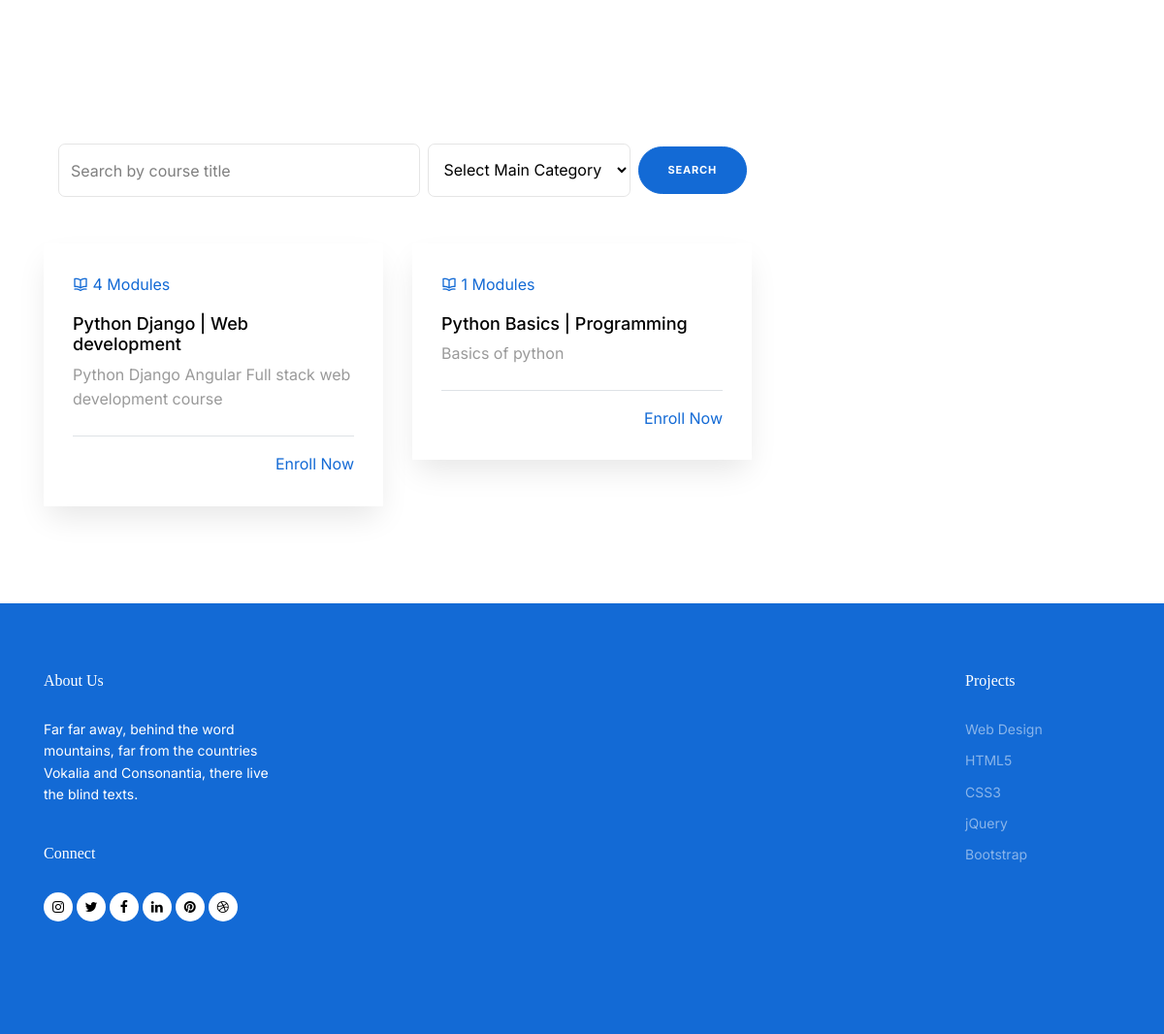
/home/, run on the app's committed database.
### core/models.py (models this page shows, shortened)
class Course(models.Model):
    DIFFICULTY_LEVEL_CHOICES = [
        ('Beginner', 'Beginner'),
        ('Intermediate', 'Intermediate'),
        ('Advanced', 'Advanced'),
    ]
    title = models.CharField(max_length=200)
    description = models.TextField()
    instructor = models.ForeignKey(CustomUser, limit_choices_to={'role': 'instructor'}, on_delete=models.SET_NULL, null=True, blank=True)
    category = models.ForeignKey('CourseCategory', on_delete=models.SET_NULL, null=True, blank=True,related_name='course')
    prerequisites = models.ManyToManyField('self', blank=True, symmetrical=False, related_name='required_by')
    difficulty_level = models.CharField(max_length=50, choices=DIFFICULTY_LEVEL_CHOICES)
    is_published = models.BooleanField(default=False)
    created_at = models.DateTimeField(auto_now_add=True)
    updated_at = models.DateTimeField(auto_now=True)

class CourseCategory(models.Model):
    name = models.CharField(max_length=100)
    parent_category = models.ForeignKey(MainCategory, null=True, blank=True, on_delete=models.SET_NULL, related_name='subcategories')
    def __str__(self):
        return self.name

### student/views.py (the view)
# urls.py: path('home/',StudentHomeView.as_view(), name='student_dashboard'),
class StudentHomeView(View):
    def get(self, request, *args, **kwargs):
        main_categories = MainCategory.objects.all()
        main_category_id = request.GET.get('main_category')
        course_title = request.GET.get('course_title', '')
        courses = Course.objects.filter(is_published=True)
        if main_category_id:
            sub_categories = CourseCategory.objects.filter(parent_category_id=main_category_id)
            courses = courses.filter(category__parent_category_id=main_category_id)
        if course_title:
            courses = courses.filter(title__icontains=course_title)
        return render(request, 'home.html', {
            'courses': courses,
            'main_categories': main_categories,
            'course_title': course_title,
        })

### student/templates/home.html (shortened to what this page needs)
{% extends "base1.html" %}
{% block body_block %}
  <div class="untree_co-section mt-5">
    <div class="container">
      <div class="col-8 mb-5">
        <form method="get" action="{% url 'student_dashboard' %}" class="d-flex align-items-center">
            <div class="form-group flex-grow-1 mb-0 mr-2">
                <input type="text" id="course_title" name="course_title" class="form-control" value="{{ course_title }}" placeholder="Search by course title">
            </div>
            <div class="form-group mb-0 mr-2">
                <select id="main_category" name="main_category" class="form-control">
                    <option value="">Select Main Category</option>
                </select>
            </div>
            <button type="submit" class="btn btn-primary">Search</button>
        </form>
    </div>
      <div class="row align-items-stretch">
        {%for course in courses%}
        <a href="{% url 'student_course_detail' course.id %}">
        <div class="col-12 col-sm-6 col-md-6 col-lg-4 mb-4 mb-lg-0 ">
          <div class="custom-media">
            <div class="custom-media-body ">
              <div class="d-flex justify-content-between pb-3">
                <div class="text-primary"><span class="uil uil-book-open"></span> <span>{{course.modules.count}}</span> Modules </div>
              </div>
              <h3>{{course.title}} | {{course.category}}</h3>
              <p class="mb-4">{{course.description}}</p>
              <div class="border-top d-flex justify-content-between pt-3 mt-3 align-items-center">
                <div>
                  <a href="{% url 'student_course_detail' course.id %}">Enroll Now</a>
                </div>
              </div>
            </div>
          </div>
        </div>
        </a>
        {%endfor%}
      </div>
    </div>
  </div>
  {% endblock %}

### instructor/static/instructor/css/style.css (style rules this page uses)
body { font-family: "Inter", sans-serif; line-height: 1.6; background-color: #ffffff; overflow-x: hidden; font-size: 16px; color: #666; }
body:before { content: ""; position: fixed; top: 0; left: 0; z-index: 99; right: 0; bottom: 0; background: rgba(0, 0, 0, 0.2); opacity: 0; visibility: hidden; -webkit-transition: .3s all ease; -o-transition: .3s all ease; transition: .3s all ease; }
a { color: #136ad5; -webkit-transition: .3s all ease; -o-transition: .3s all ease; transition: .3s all ease; }
.text-primary { color: #136ad5 !important; }
h1, .h1, h2, .h2, h3, .h3, h4, .h4 { font-family: "Display Playfair", serif; color: #black; }
.btn { padding-top: 15px; padding-bottom: 15px; padding-left: 30px; padding-right: 30px; border-radius: 30px; font-size: 11px; text-transform: uppercase; font-weight: 700; letter-spacing: .05rem; }
.btn.btn-primary { background: #136ad5; border-color: #136ad5; }
.form-control, .custom-select { border: none; font-size: 16px; height: 55px; background: transparent; border: 1px solid rgba(0, 0, 0, 0.1); border-radius: 7px; color: #000000; }
.untree_co-section { padding: 100px 0; position: relative; }
.custom-media { background: #ffffff; -webkit-box-shadow: 0 15px 30px -5px rgba(0, 0, 0, 0.1); box-shadow: 0 15px 30px -5px rgba(0, 0, 0, 0.1); }
.custom-media h3 { font-family: "Inter", sans-serif; font-size: 18px; color: #000000; }
.custom-media p { color: rgba(0, 0, 0, 0.4); }
.custom-media .custom-media-body { padding: 30px; }

### data on the page
Course: modules.count "4", title "Python Django", category "Web development", description "Python Django Angular Full stack web development course"
Course: modules.count "1", title "Python Basics", category "Programming", description "Basics of python"
